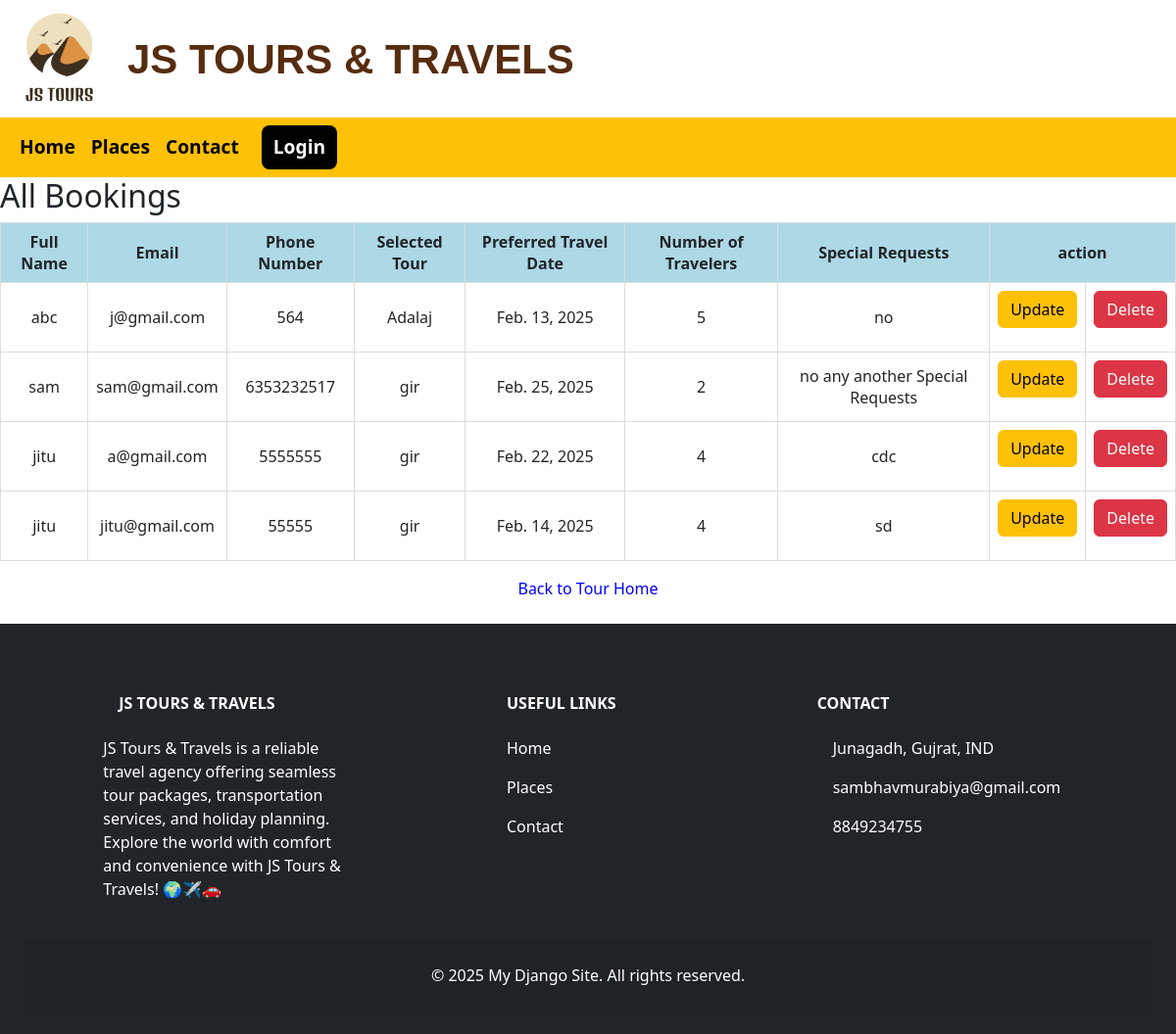
Screenshot of /allbooklist/ with the database file from the repository.
### webapp/models.py (models this page shows, shortened)
class TourBooking(models.Model):
    fullname = models.CharField(max_length=255)
    email = models.EmailField()
    phonenumber = models.CharField(max_length=20)
    selected_tour = models.CharField(max_length=255)
    preferred_travel_date = models.DateField()
    number_of_travelers = models.IntegerField()
    special_requests = models.TextField(blank=True, null=True)

### webapp/views.py (the view)
# urls.py: path('allbooklist/',views.allbooklist, name='allbooklist'),  # Updated view function name
def allbooklist(request):
    bookings = TourBooking.objects.all()  # Get all booking records
    return render(request, "allbooklist.html", {"bookings": bookings})

### templates/allbooklist.html (shortened to what this page needs)
{% include 'header.html' %}
<!DOCTYPE html>
<html lang="en">
<head>
    <link rel="stylesheet" href="/static/css/navbar.css">
    <link href="https://cdn.jsdelivr.net/npm/bootstrap@5.3.3/dist/css/bootstrap.min.css" rel="stylesheet">
</head>
<body>
    <h2>All Bookings</h2>
    <table border="1">
        <thead>
            <tr>
                <th>Full Name</th>
                <th>Email</th>
                <th>Phone Number</th>
                <th>Selected Tour</th>
                <th>Preferred Travel Date</th>
                <th>Number of Travelers</th>
                <th>Special Requests</th>
                <th colspan="2">action</th>
            </tr>
        </thead>
        <tbody>
            {% for booking in bookings %}
                <tr>
                    <td>{{ booking.fullname }}</td>
                    <td>{{ booking.email }}</td>
                    <td>{{ booking.phonenumber }}</td>
                    <td>{{ booking.selected_tour }}</td>
                    <td>{{ booking.preferred_travel_date }}</td>
                    <td>{{ booking.number_of_travelers }}</td>
                    <td>{{ booking.special_requests }}</td>
                <td>
                    <form method="POST" action="{% url 'update_booking' booking.id %}" enctype="multipart/form-data">
                    <button type="submit" class="btn btn-warning">Update</button>
                    </form>
                </td>
                <td>
                    <form action="{% url 'delete_booking' booking.id %}" method="POST">
                        <button type="submit" class="btn btn-danger" onclick="return confirm('Are you sure you want to delete this booking?');">Delete</button>
                    </form>
                </td>
            </tr>
            {% empty %}
                <tr>
                    <td colspan="7">No bookings available.</td>
                </tr>
            {% endfor %}
        </tbody>
    </table>
    <div class="text-center mt-3">
        <a href="{% url 'homepage' %}">Back to Tour Home</a>
    </div>
    <br>
    {% include 'footer.html' %}
</body>
</html>

### templates/allbooklist.html (style rules this page uses)
table { width: 100%; border-collapse: collapse; text-align: center; }
th, td { border: 1px solid #ddd; padding: 8px; }
th { background-color: lightblue; }
a { text-decoration: none; color: blue; }

### rows the page displays
TourBooking: fullname "abc", email "j@gmail.com", phonenumber "564", selected_tour "Adalaj", preferred_travel_date "Feb. 13, 2025", number_of_travelers "5", special_requests "no"
TourBooking: fullname "sam", email "sam@gmail.com", phonenumber "6353232517", selected_tour "gir", preferred_travel_date "Feb. 25, 2025", number_of_travelers "2", special_requests "no any another Special Requests"
TourBooking: fullname "jitu", email "a@gmail.com", phonenumber "5555555", selected_tour "gir", preferred_travel_date "Feb. 22, 2025", number_of_travelers "4", special_requests "cdc"
TourBooking: fullname "jitu", email "jitu@gmail.com", phonenumber "55555", selected_tour "gir", preferred_travel_date "Feb. 14, 2025", number_of_travelers "4", special_requests "sd"
